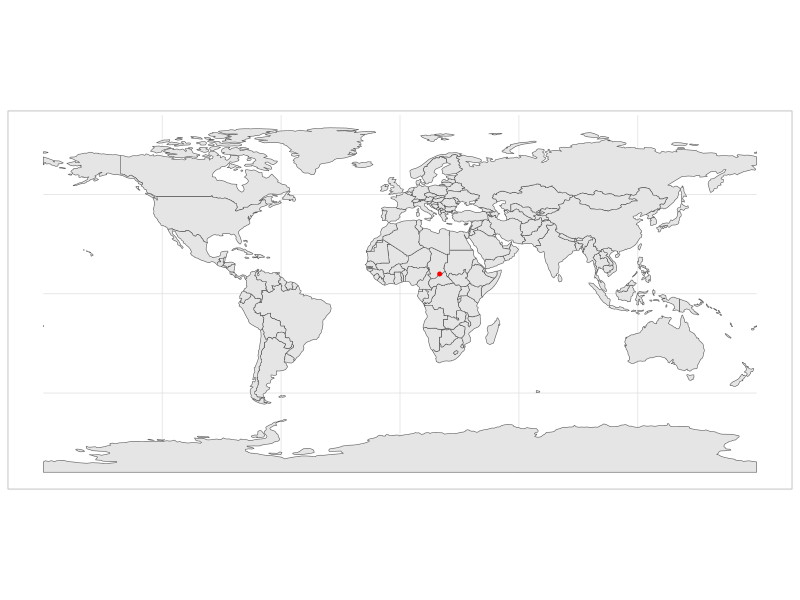
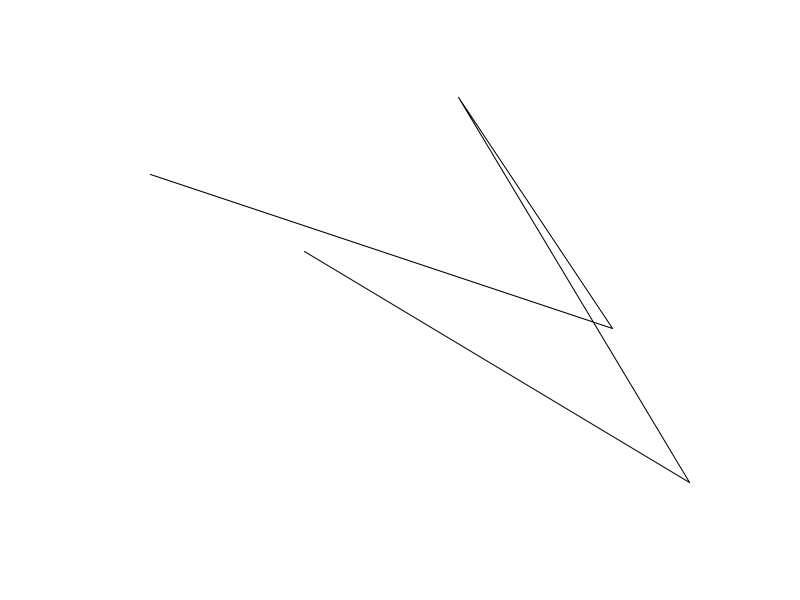
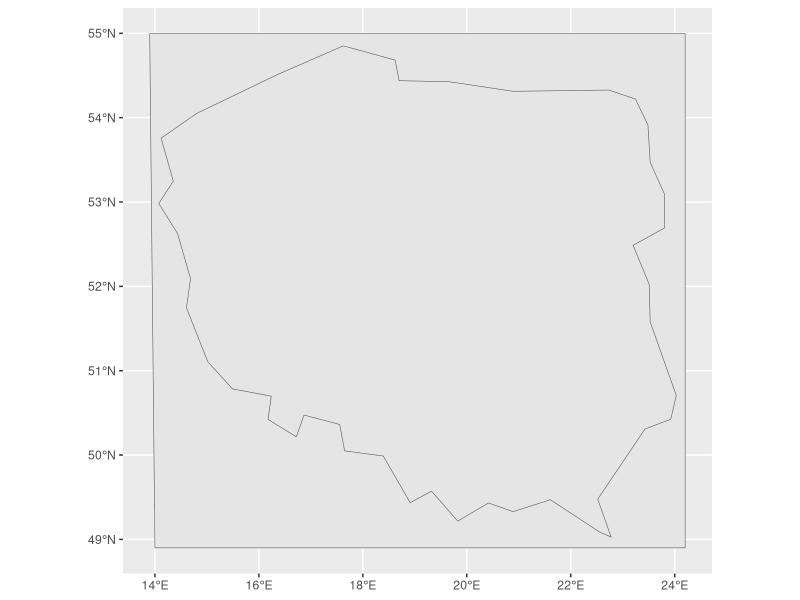

R code for these plots, in order:
## ---- chunk 1
knitr::opts_chunk$set(echo = TRUE)
## ---- chunk 2
library(spData)
library(sf)
library(dplyr)
library(ggplot2)
## ---- chunk 3
punkt <- st_point(c(20, 10)) %>% 
  st_sfc(crs = st_crs(world)) %>%
  st_sf()
ggplot()+
  geom_sf(data = world)+
  geom_sf(data = punkt, size = 1, col = "red")+
  theme_light()
## ---- chunk 4
linestring_matrix = rbind(c(1,7),
                          c(7,5),
                          c(5,8),
                          c(8,3),
                          c(3,6))
line <- st_linestring(linestring_matrix)
plot(line)
## ---- chunk 5
polygon_list = list(rbind(c(13.9, 55), c(24.2, 55), c(24.2, 48.9), c(14, 48.9), c(13.9, 55)))

kwadrat <- st_polygon(polygon_list) %>%
  st_sfc(crs = 4326) %>%
  st_sf()

Polska <- world %>%
  filter(name_long == "Poland")

ggplot()+
  geom_sf(data = kwadrat)+
  geom_sf(data = Polska)
